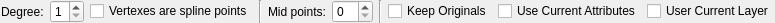
<?xml version="1.0" encoding="UTF-8"?>
<ui version="4.0">
 <class>LC_SplineFromPolylineOptions</class>
 <widget class="QWidget" name="LC_SplineFromPolylineOptions">
  <property name="geometry">
   <rect>
    <x>0</x>
    <y>0</y>
    <width>736</width>
    <height>22</height>
   </rect>
  </property>
  <property name="windowTitle">
   <string>Form</string>
  </property>
  <layout class="QGridLayout" name="gridLayout">
   <property name="leftMargin">
    <number>1</number>
   </property>
   <property name="topMargin">
    <number>0</number>
   </property>
   <property name="rightMargin">
    <number>1</number>
   </property>
   <property name="bottomMargin">
    <number>0</number>
   </property>
   <item row="0" column="10">
    <widget class="QCheckBox" name="cbLayer">
     <property name="toolTip">
      <string>If checked, created entities will be placed on current layer, otherwise they will be placed into original layers.</string>
     </property>
     <property name="text">
      <string>User Current Layer</string>
     </property>
    </widget>
   </item>
   <item row="0" column="6">
    <widget class="QSpinBox" name="sbMidPoints">
     <property name="toolTip">
      <string>Amount of middle points of polyline segment that will be added to spline. </string>
     </property>
     <property name="minimum">
      <number>0</number>
     </property>
     <property name="maximum">
      <number>10</number>
     </property>
    </widget>
   </item>
   <item row="0" column="2">
    <widget class="QSpinBox" name="sbDegree">
     <property name="toolTip">
      <string>Defines degree of the spline</string>
     </property>
     <property name="minimum">
      <number>1</number>
     </property>
     <property name="maximum">
      <number>3</number>
     </property>
    </widget>
   </item>
   <item row="0" column="8">
    <widget class="QCheckBox" name="cbKeepOriginals">
     <property name="toolTip">
      <string>If unchecked, original polyline will be removed, otherwise it will survive.</string>
     </property>
     <property name="text">
      <string>Keep Originals</string>
     </property>
    </widget>
   </item>
   <item row="0" column="5">
    <widget class="QLabel" name="label_2">
     <property name="text">
      <string>Mid points:</string>
     </property>
    </widget>
   </item>
   <item row="0" column="9">
    <widget class="QCheckBox" name="cbCurrentAttr">
     <property name="toolTip">
      <string>If checked, current attributes will be used for created entities, otherwise - original ones. </string>
     </property>
     <property name="text">
      <string>Use Current Attributes</string>
     </property>
    </widget>
   </item>
   <item row="0" column="1">
    <widget class="QLabel" name="label">
     <property name="text">
      <string>Degree:</string>
     </property>
    </widget>
   </item>
   <item row="0" column="3">
    <widget class="QCheckBox" name="cbFitPoints">
     <property name="toolTip">
      <string>If checked, polyline vertexes are considered as spline points and spline by points will be created. Otherwise, they are considered as control points and orinary spline will be created.</string>
     </property>
     <property name="text">
      <string>Vertexes are spline points</string>
     </property>
    </widget>
   </item>
   <item row="0" column="7">
    <widget class="Line" name="line">
     <property name="orientation">
      <enum>Qt::Vertical</enum>
     </property>
    </widget>
   </item>
   <item row="0" column="4">
    <widget class="Line" name="line_2">
     <property name="orientation">
      <enum>Qt::Vertical</enum>
     </property>
    </widget>
   </item>
  </layout>
 </widget>
 <resources/>
 <connections/>
</ui>
